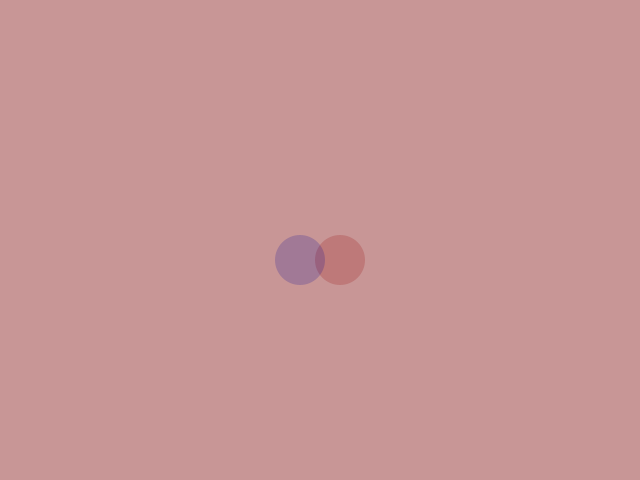
Frame 1 (no input)
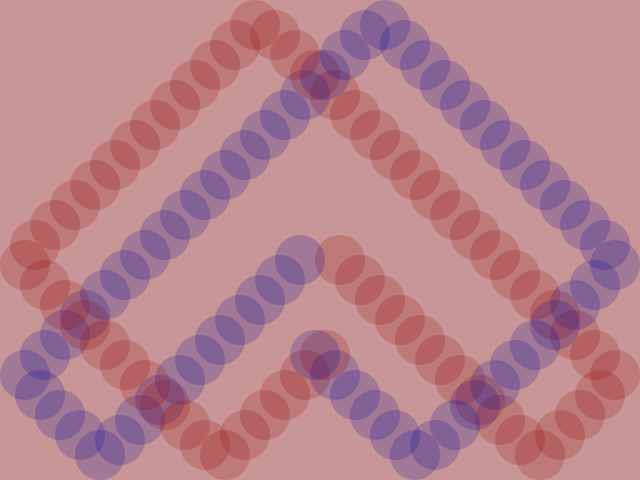
Frame 60 (the mouse pressed at the canvas centre just before this capture)
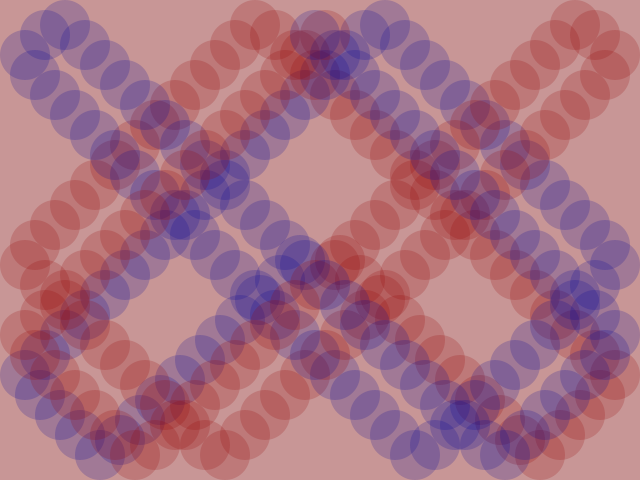
Frame 120 (the mouse held since frame 60 and released just before this capture)

The Processing sketch that drew these frames (run headless with seeded random() and noise(); from frame 60 on, the mouse is pressed at the canvas centre):

// Processing sketch: exercise03
// ── exercise03.pde
// this is the main program where the main functions will be called
// whatever functions that allow the main functions to work are on another tab
// This layout looks cleaner and more organized


// the background color and both bouncers are introduced to the program
color backgroundColor = color(200,150,150);
Bouncer bouncer;
Bouncer bouncer2;

// the screen size, background color and both bouncers are given values
void setup() {
  size(640,480);
  background(backgroundColor);
  bouncer = new Bouncer(width/2,height/2,20,20,50,color(150,0,0,50),color(255,0,0,50));
  bouncer2 = new Bouncer(width/2,height/2,-20,20,50,color(0,0,150,50),color(0,0,255,50));
}

// this allows the bouncers to appear on the screen
void draw() {
  bouncer.update();
  bouncer2.update();
  bouncer.draw();
  bouncer2.draw();
}
// ── Bouncer.pde
//this tab is where the bouncers' functions settings are created



class Bouncer {
  
 int x;
 int y;
 int vx;
 int vy;
 int size;
 color fillColor;
 color defaultColor;
 color hoverColor;
 
 // these are the settings for the balls
 // the "temp" integers are the settings for the current location/colors of the ball on the screen 
 // These settings are changeable throughout the program
 // The default settings are in the main program 
 Bouncer(int tempX, int tempY, int tempVX, int tempVY, int tempSize, color tempDefaultColor, color tempHoverColor) {
   x = tempX;
   y = tempY;
   vx = tempVX;
   vy = tempVY;
   size = tempSize;
   defaultColor = tempDefaultColor;
   hoverColor = tempHoverColor;
   fillColor = defaultColor;
 }

// This allows the balls to move diagonally
 void update() {
   x += vx;
   y += vy;
   
   handleBounce();
   handleMouse();
 }
 
// if the edges of the balls hit the sides of the screen, they will "bounce off" in the opposite direction
// the ball is constrained within the screen
 void handleBounce() {
   if (x - size/2 < 0 || x + size/2 > width) {
    vx = -vx; 
   }
   
   if (y - size/2 < 0 || y + size/2 > height) {
     vy = -vy;
   }
   
   x = constrain(x,size/2,width-size/2);
   y = constrain(y,size/2,height-size/2);
 }
 
 // if the mouse's location interacts with the location of either of the balls, the corresponding ball will change to a lighter color
 void handleMouse() {
   if (dist(mouseX,mouseY,x,y) < size/2) {
    fillColor = hoverColor; 
   }
   else {
     fillColor = defaultColor;
   }
 }
 
 void draw() {
   noStroke();
   fill(fillColor);
   ellipse(x,y,size,size);
 }
}
